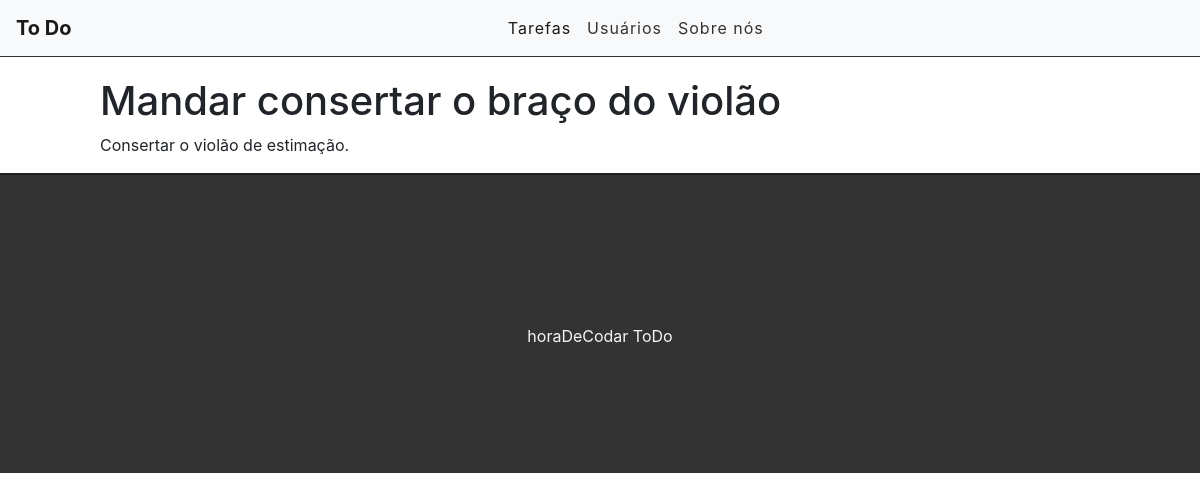
Screenshot of /task/9 with the database file from the repository.
### tasks/models.py (models this page shows, shortened)
class Task(models.Model):
    STATUS = (
        ('doing','Doing'),
        ('done', 'Done'),
    )
    title = models.CharField(max_length=255)
    description = models.TextField()
    done = models.CharField(
        max_length=5,
        choices=STATUS,
    )
    created_at = models.DateTimeField(auto_now_add=True)
    updated_at = models.DateTimeField(auto_now=True)

### tasks/views.py (the view)
# urls.py: path('task/<int:id>', views.taskView, name="task-view"),
def taskView(request, id):
    task = get_object_or_404(Task, pk=id)
    return render(request, 'tasks/task.html', {'task': task})

### tasks/templates/tasks/task.html
{% extends 'base.html' %}
{% block content %}
<div class="offset-1 col-10 list-div">
    <h1>{{task.title}}</h1>
    <p>{{task.description}}</p>
</div>
{% endblock %}

### tasks/static/css/styles.css (style rules this page uses)
.list-div { padding: 0; }

### rows the page displays
Task: title "Mandar consertar o braço do violão", description "Consertar o violão de estimação."
